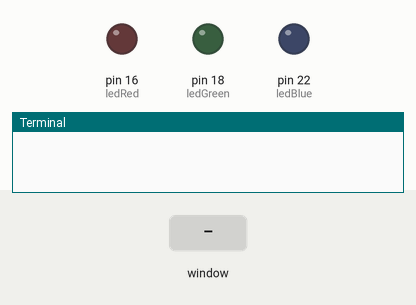
Recording of a program running on a simulated Raspberry Pi (header pin numbers). Parts: output pins drawn as LEDs (lit = HIGH), the last lines printed to the terminal. The inputs (shaded band) are chosen by the test bench. The desktop window is not drawn, its controls go by their first labels and the mouse button is held 0.15 s. At 5.8 s the program stops and its outputs stay as they are.

Above: at 1.2 s.
1.3 s: control labelled "Turn Red LED On" in the window clicked
At 2.4 s:
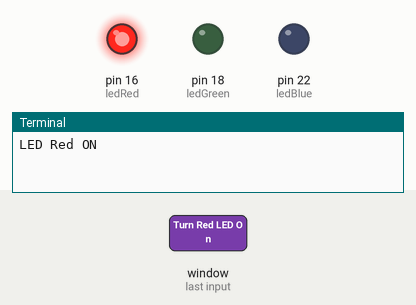
2.8 s: control labelled "Turn Green LED On" in the window clicked
At 3.6 s:
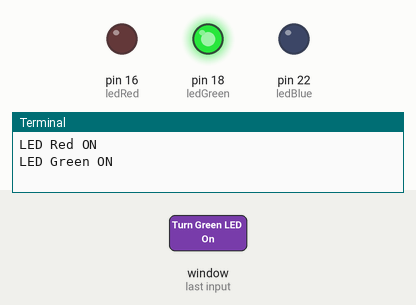
4.3 s: control labelled "Turn Blue LED On" in the window clicked
At 4.7 s:
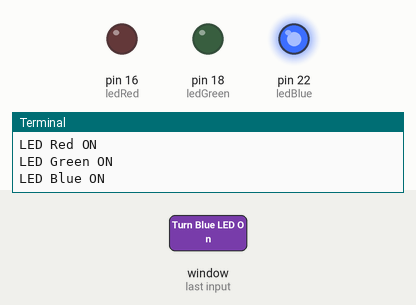
5.8 s: control labelled "Exit" in the window clicked
At 7.0 s:
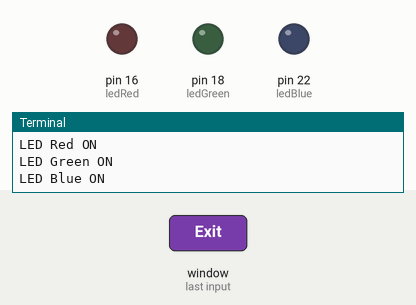
Timing chart, 0 to 7.3 s (numbered marks = the images above; inputs shaded):
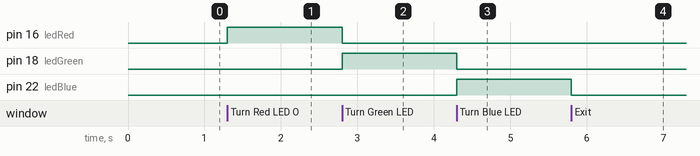

The program:

blinkerGUI.py
```python
from Tkinter import *
import tkFont
from gpiozero import LED
import RPi.GPIO as GPIO


#hardware
ledBlue  = 22    # pin22
ledGreen = 18    # pin18
ledRed   = 16    # pin16

GPIO.setmode(GPIO.BOARD)       # GPIO Numbering of Pins
GPIO.setup(ledBlue, GPIO.OUT)   # Set ledPin as output
GPIO.output(ledBlue, GPIO.LOW)  # Set ledPin to LOW to turn Off the LED
GPIO.setup(ledGreen, GPIO.OUT)   # Set ledPin as output
GPIO.output(ledGreen, GPIO.LOW)  # Set ledPin to LOW to turn Off the LED
GPIO.setup(ledRed, GPIO.OUT)   # Set ledPin as output
GPIO.output(ledRed, GPIO.LOW)  # Set ledPin to LOW to turn Off the LED

## GUI Definations ###
win = Tk()
win.title("LED Selector")
myFont = tkFont.Font(family = 'Helvetica', size = 12, weight = 'bold')

var = StringVar()
l = Label(win, bg='white', width=20, text='No Button Selected')
l.pack()

### WIDGETS #####
def ledToggle():
    buttonVal = var.get()
    l.config(text= buttonVal + ' Button pressed')
    if buttonVal == 'RED':
        print 'LED Red ON'
        GPIO.output(ledGreen, GPIO.LOW)
        GPIO.output(ledBlue, GPIO.LOW)
        GPIO.output(ledRed, GPIO.HIGH)   # LED OFF

    elif buttonVal == 'GREEN':
        print 'LED Green ON'
        GPIO.output(ledRed, GPIO.LOW)
        GPIO.output(ledBlue, GPIO.LOW)
        GPIO.output(ledGreen, GPIO.HIGH)   # LED ON

    else:
        print 'LED Blue ON'
        GPIO.output(ledRed, GPIO.LOW)
        GPIO.output(ledGreen, GPIO.LOW)
        GPIO.output(ledBlue, GPIO.HIGH)   # LED ON


def close():
    GPIO.cleanup()
    win.destroy()

r1 = Radiobutton(win, text='Turn Red LED On', variable=var, value='RED', font = myFont, command=ledToggle)
r1.pack()
r2 = Radiobutton(win, text='Turn Green LED On', variable=var, value='GREEN', font = myFont, command=ledToggle)
r2.pack()
r3 = Radiobutton(win, text='Turn Blue LED On', variable=var, value='BLUE', font = myFont, command=ledToggle)
r3.pack()

exitButton = Button(win, text = 'Exit', font = myFont, command = close, bg = 'red', height = 1, width = 6)
exitButton.pack()

win.protocol("WM_DELETE_WINDOW", close) ## exit cleanly

win.mainloop() # loop forever
```

Measured:
- after the input at 1.3 s, pin 16 (ledRed): LOW → HIGH at once
- after the input at 2.8 s, pin 16 (ledRed): HIGH → LOW at once; pin 18 (ledGreen): LOW → HIGH at once
- after the input at 4.3 s, pin 18 (ledGreen): HIGH → LOW at once; pin 22 (ledBlue): LOW → HIGH at once
- after the input at 5.8 s, pin 22 (ledBlue): HIGH → LOW at once
